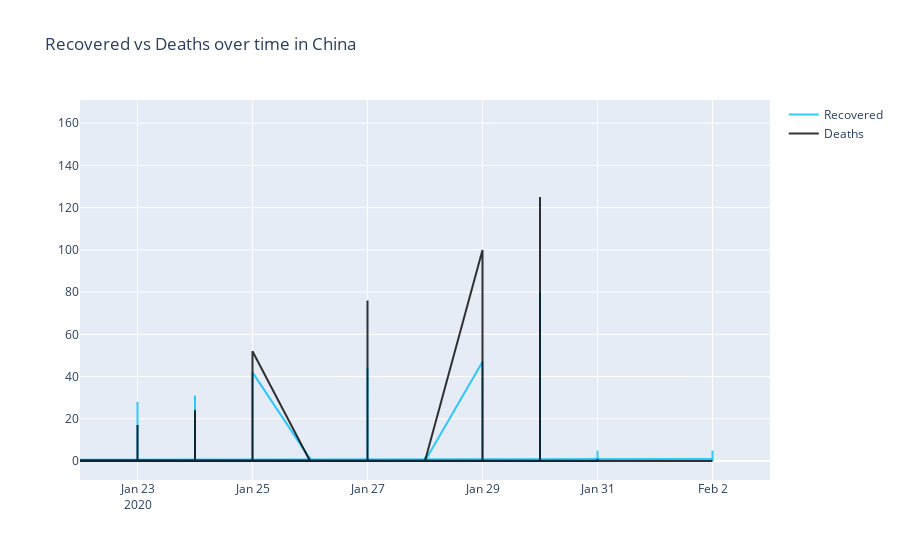

Notebook code for this chart:
### Code cell
import pandas as pd
import plotly.graph_objects as go

fig = go.Figure()
fig.add_trace(go.Scatter(
                x=China_data.date,
                y=coronaVirus_df['Recovered'],
                name="Recovered",
                line_color='deepskyblue',
                opacity=0.8))

fig.add_trace(go.Scatter(
                x=China_data.date,
                y=coronaVirus_df['Deaths'],
                name="Deaths",
                line_color='black',
                opacity=0.8))

# Use date string to set xaxis range
fig.update_layout(xaxis_range=['2020-01-22','2020-02-03'],
                  title_text="Recovered vs Deaths over time in China")
fig.show()

### Figure 1 — Plotly figure (JSON) as saved in the notebook; plotly's stock layout.template omitted (floating-point values rounded to 4 significant figures; data arrays with more than 128 entries replaced by an {"elided": "..."} marker saying what was removed)
{"data": [{"line": {"color": "deepskyblue"}, "name": "Recovered", "opacity": 0.8, "type": "scatter", "x": {"elided": "370 str values"}, "y": {"elided": "631 int values"}}, {"line": {"color": "black"}, "name": "Deaths", "opacity": 0.8, "type": "scatter", "x": {"elided": "370 str values"}, "y": {"elided": "631 int values"}}], "layout": {"title": {"text": "Recovered vs Deaths over time in China"}, "xaxis": {"range": ["2020-01-22", "2020-02-03"]}}}
